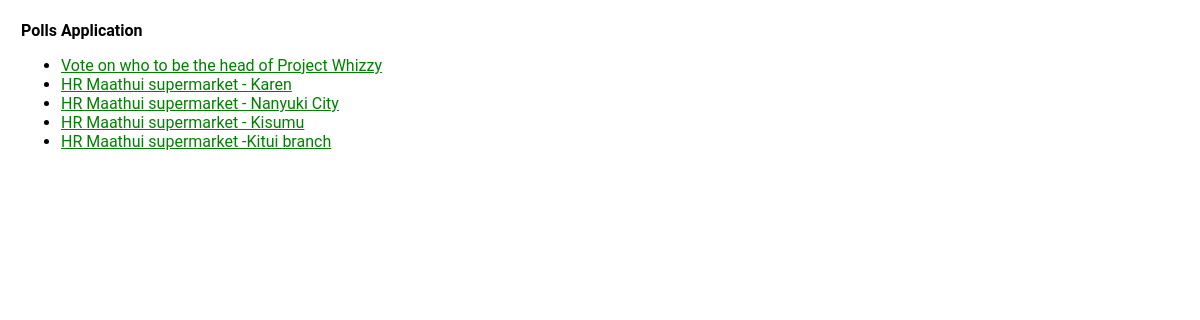
The page / on the database its author committed.
### polls/models.py (models this page shows, shortened)
class Question(models.Model):
    objects = None
    question_text = models.CharField(max_length=200)
    pub_date = models.DateTimeField('date published')
    def was_published_recently(self):
        now = timezone.now()
        return now - datetime.timedelta(days=1) <= self.pub_date <= now
    was_published_recently.admin_order_field = 'pub_date'
    was_published_recently.boolean = True
    was_published_recently.short_description = 'Published recently?'

### polls/views.py (the view)
# urls.py: path('', views.IndexView.as_view(), name='index'),
class IndexView(generic.ListView):
    template_name = 'polls/index.html'
    context_object_name = 'latest_question_list'
    def get_queryset(self):
        return Question.objects.filter(
            pub_date__lte=timezone.now()
        ).order_by('-pub_date')[:5]

### polls/templates/polls/index.html
{% load static %}
<link rel="stylesheet" type="text/css" href="{% static 'polls/style.css' %}" xmlns="http://www.w3.org/1999/html">
{% block title %}<strong class="title"> Polls Application</strong>{% endblock %}
{% if latest_question_list %}
   <ul>
   {% for question in latest_question_list %}
      <li><a href="{% url 'polls:detail' question.id %}">{{ question.question_text }}</a></li>
   {% endfor %}
   </ul>
{% else %}
   <p>No polls are available.</p>
{% endif %}

### polls/static/polls/style.css (style rules this page uses)
li a { color: green; }

### rows shown on the page
Question: question_text "Vote on who to be the head of Project Whizzy"
Question: question_text "HR Maathui supermarket - Karen"
Question: question_text "HR Maathui supermarket - Nanyuki City"
Question: question_text "HR Maathui supermarket - Kisumu"
Question: question_text "HR Maathui supermarket -Kitui branch"
